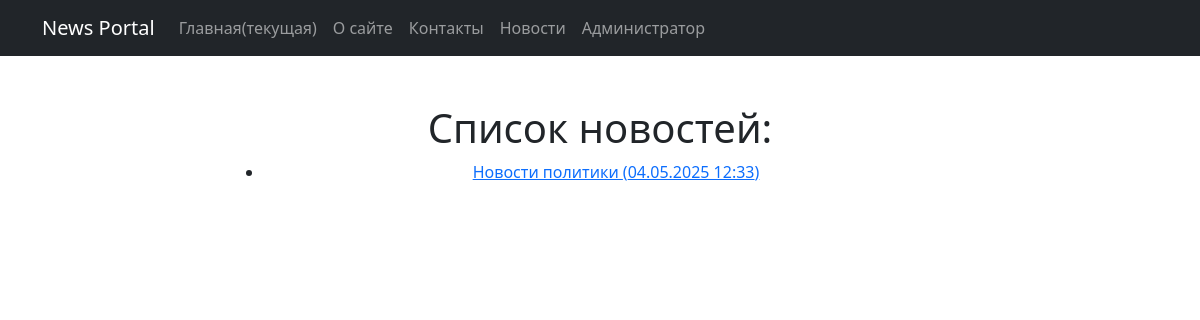
The page /news/ on the database as committed earlier.
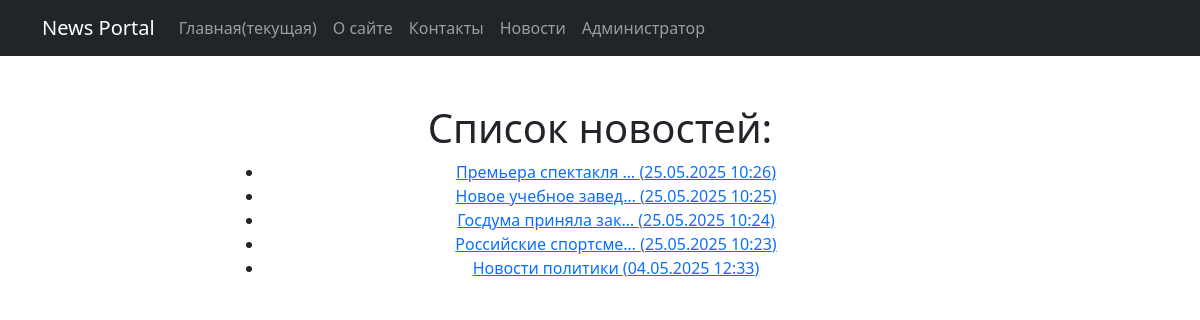
The same page on the database as committed later.
### News_Portal/models.py (models this page shows, shortened)
class Post(models.Model):
    author = models.ForeignKey(Author, on_delete=models.CASCADE)
    type_choices = [
        ('article', 'Статья'),
        ('news', 'Новость')
    ]
    type = models.CharField(max_length=7, choices=type_choices)
    created_at = models.DateTimeField(auto_now_add=True)
    categories = models.ManyToManyField(Category, through='PostCategory')
    title = models.CharField(max_length=255)
    content = models.TextField()
    rating = models.IntegerField(default=0)

### News_Portal/views.py (the view)
# urls.py: path('news/', NewsListView.as_view(), name='news_list'),  # Список всех новостей
class NewsListView(ListView):
    model = Post
    template_name = 'news/news_list.html'
    context_object_name = 'news_list'
    def get_queryset(self):
        queryset = super().get_queryset().filter(type='news')  # Фильтруем только новости
        return queryset.order_by('-created_at')  # Сортируем по убыванию даты публикации

### News_Portal/templates/news/news_list.html
{% extends 'news/default.html' %}
{% block content %}
<h1>Список новостей:</h1>
<ul>
    {% for item in news_list %}
        <li><a href="{% url 'news_detail' pk=item.pk %}">{{ item.title|truncatechars:20 }} ({{ item.created_at|date:"d.m.Y H:i" }})</a></li>
    {% empty %}
        <p>Нет новостей.</p>
    {% endfor %}
</ul>
{% endblock %}

### News_Portal/templates/news/default.html (shortened to what this page needs)
<!DOCTYPE html>
<html lang="ru">
    <head>
        {% load static %}
        <link href="{% static 'css/styles.css' %}" rel="stylesheet"/>
    </head>
    <body>
        <nav class="navbar navbar-expand-lg navbar-dark bg-dark static-top">
            <div class="container">
                <a class="navbar-brand" href="{% url 'home' %}">News Portal</a>
                <div class="collapse navbar-collapse" id="navbarResponsive">
                    <ul class="navbar-nav ml-auto">
                        <li class="nav-item active"><a class="nav-link" href="{% url 'home' %}">Главная<span class="sr-only">(текущая)</span></a></li>
                        <li class="nav-item"><a class="nav-link" href="{% url 'about' %}">О сайте</a></li>
                        <li class="nav-item"><a class="nav-link" href="{% url 'contact' %}">Контакты</a></li>
                        <li class="nav-item"><a class="nav-link" href="{% url 'news_list' %}">Новости</a></li>
                        <li class="nav-item"><a class="nav-link" href="{% url 'admin:index' %}">Администратор</a></li>
                    </ul>
                </div>
            </div>
        </nav>
        <div class="container mt-5">
            <div class="row justify-content-center">
                <div class="col-md-8 col-sm-12 text-center">
                    {% block content %}{% endblock content %}
                </div>
            </div>
        </div>
    </body>
</html>

Rows that differ between the two databases and show on the page:
added Post: title "Премьера спектакля …", created_at "25.05.2025 10:26"
added Post: title "Новое учебное завед…", created_at "25.05.2025 10:25"
added Post: title "Госдума приняла зак…", created_at "25.05.2025 10:24"
added Post: title "Российские спортсме…", created_at "25.05.2025 10:23"
